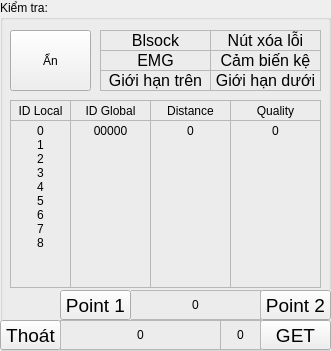
   <widget class="QGroupBox" name="gb_checkDevice">
    <property name="geometry">
     <rect>
      <x>10</x>
      <y>40</y>
      <width>331</width>
      <height>351</height>
     </rect>
    </property>
    <property name="autoFillBackground">
     <bool>true</bool>
    </property>
    <property name="title">
     <string>Kiểm tra:</string>
    </property>
    <property name="flat">
     <bool>false</bool>
    </property>
    <widget class="QLabel" name="lbc_blsock">
     <property name="geometry">
      <rect>
       <x>100</x>
       <y>30</y>
       <width>111</width>
       <height>21</height>
      </rect>
     </property>
     <property name="font">
      <font>
       <pointsize>12</pointsize>
      </font>
     </property>
     <property name="autoFillBackground">
      <bool>false</bool>
     </property>
     <property name="frameShape">
      <enum>QFrame::StyledPanel</enum>
     </property>
     <property name="lineWidth">
      <number>1</number>
     </property>
     <property name="midLineWidth">
      <number>0</number>
     </property>
     <property name="text">
      <string>Blsock</string>
     </property>
     <property name="scaledContents">
      <bool>false</bool>
     </property>
     <property name="alignment">
      <set>Qt::AlignCenter</set>
     </property>
     <property name="wordWrap">
      <bool>false</bool>
     </property>
     <property name="openExternalLinks">
      <bool>false</bool>
     </property>
    </widget>
    <widget class="QLabel" name="lbc_limit2">
     <property name="geometry">
      <rect>
       <x>100</x>
       <y>70</y>
       <width>111</width>
       <height>21</height>
      </rect>
     </property>
     <property name="font">
      <font>
       <pointsize>12</pointsize>
      </font>
     </property>
     <property name="autoFillBackground">
      <bool>false</bool>
     </property>
     <property name="frameShape">
      <enum>QFrame::StyledPanel</enum>
     </property>
     <property name="lineWidth">
      <number>1</number>
     </property>
     <property name="midLineWidth">
      <number>0</number>
     </property>
     <property name="text">
      <string>Giới hạn trên</string>
     </property>
     <property name="scaledContents">
      <bool>false</bool>
     </property>
     <property name="alignment">
      <set>Qt::AlignCenter</set>
     </property>
     <property name="wordWrap">
      <bool>false</bool>
     </property>
     <property name="openExternalLinks">
      <bool>false</bool>
     </property>
    </widget>
    <widget class="QLabel" name="lbc_limit1">
     <property name="geometry">
      <rect>
       <x>210</x>
       <y>70</y>
       <width>111</width>
       <height>21</height>
      </rect>
     </property>
     <property name="font">
      <font>
       <pointsize>12</pointsize>
      </font>
     </property>
     <property name="autoFillBackground">
      <bool>false</bool>
     </property>
     <property name="frameShape">
      <enum>QFrame::StyledPanel</enum>
     </property>
     <property name="lineWidth">
      <number>1</number>
     </property>
     <property name="midLineWidth">
      <number>0</number>
     </property>
     <property name="text">
      <string>Giới hạn dưới</string>
     </property>
     <property name="scaledContents">
      <bool>false</bool>
     </property>
     <property name="alignment">
      <set>Qt::AlignCenter</set>
     </property>
     <property name="wordWrap">
      <bool>false</bool>
     </property>
     <property name="openExternalLinks">
      <bool>false</bool>
     </property>
    </widget>
    <widget class="QLabel" name="lbc_liftSensor">
     <property name="geometry">
      <rect>
       <x>210</x>
       <y>50</y>
       <width>111</width>
       <height>21</height>
      </rect>
     </property>
     <property name="font">
      <font>
       <pointsize>12</pointsize>
      </font>
     </property>
     <property name="autoFillBackground">
      <bool>false</bool>
     </property>
     <property name="frameShape">
      <enum>QFrame::StyledPanel</enum>
     </property>
     <property name="lineWidth">
      <number>1</number>
     </property>
     <property name="midLineWidth">
      <number>0</number>
     </property>
     <property name="text">
      <string>Cảm biến kệ</string>
     </property>
     <property name="scaledContents">
      <bool>false</bool>
     </property>
     <property name="alignment">
      <set>Qt::AlignCenter</set>
     </property>
     <property name="wordWrap">
      <bool>false</bool>
     </property>
     <property name="openExternalLinks">
      <bool>false</bool>
     </property>
    </widget>
    <widget class="QLabel" name="lbc_emg">
     <property name="geometry">
      <rect>
       <x>100</x>
       <y>50</y>
       <width>111</width>
       <height>21</height>
      </rect>
     </property>
     <property name="font">
      <font>
       <pointsize>12</pointsize>
      </font>
     </property>
     <property name="autoFillBackground">
      <bool>false</bool>
     </property>
     <property name="frameShape">
      <enum>QFrame::StyledPanel</enum>
     </property>
     <property name="lineWidth">
      <number>1</number>
     </property>
     <property name="midLineWidth">
      <number>0</number>
     </property>
     <property name="text">
      <string>EMG</string>
     </property>
     <property name="scaledContents">
      <bool>false</bool>
     </property>
     <property name="alignment">
      <set>Qt::AlignCenter</set>
     </property>
     <property name="wordWrap">
      <bool>false</bool>
     </property>
     <property name="openExternalLinks">
      <bool>false</bool>
     </property>
    </widget>
    <widget class="QLabel" name="lbc_clear">
     <property name="geometry">
      <rect>
       <x>210</x>
       <y>30</y>
       <width>111</width>
       <height>21</height>
      </rect>
     </property>
     <property name="font">
      <font>
       <pointsize>12</pointsize>
      </font>
     </property>
     <property name="autoFillBackground">
      <bool>false</bool>
     </property>
     <property name="frameShape">
      <enum>QFrame::StyledPanel</enum>
     </property>
     <property name="lineWidth">
      <number>1</number>
     </property>
     <property name="midLineWidth">
      <number>0</number>
     </property>
     <property name="text">
      <string>Nút xóa lỗi</string>
     </property>
     <property name="scaledContents">
      <bool>false</bool>
     </property>
     <property name="alignment">
      <set>Qt::AlignCenter</set>
     </property>
     <property name="wordWrap">
      <bool>false</bool>
     </property>
     <property name="openExternalLinks">
      <bool>false</bool>
     </property>
    </widget>
    <widget class="QPushButton" name="bt_hideCheck">
     <property name="geometry">
      <rect>
       <x>10</x>
       <y>30</y>
       <width>81</width>
       <height>61</height>
      </rect>
     </property>
     <property name="text">
      <string>Ẩn</string>
     </property>
    </widget>
    <widget class="QLabel" name="lb_idLocal">
     <property name="geometry">
      <rect>
       <x>10</x>
       <y>100</y>
       <width>61</width>
       <height>21</height>
      </rect>
     </property>
     <property name="autoFillBackground">
      <bool>false</bool>
     </property>
     <property name="frameShape">
      <enum>QFrame::StyledPanel</enum>
     </property>
     <property name="text">
      <string>ID Local</string>
     </property>
     <property name="alignment">
      <set>Qt::AlignCenter</set>
     </property>
    </widget>
    <widget class="QLabel" name="lb_quality">
     <property name="geometry">
      <rect>
       <x>230</x>
       <y>100</y>
       <width>91</width>
       <height>21</height>
      </rect>
     </property>
     <property name="autoFillBackground">
      <bool>false</bool>
     </property>
     <property name="frameShape">
      <enum>QFrame::StyledPanel</enum>
     </property>
     <property name="text">
      <string>Quality</string>
     </property>
     <property name="alignment">
      <set>Qt::AlignCenter</set>
     </property>
    </widget>
    <widget class="QLabel" name="lb_idGlobal">
     <property name="geometry">
      <rect>
       <x>70</x>
       <y>100</y>
       <width>81</width>
       <height>21</height>
      </rect>
     </property>
     <property name="autoFillBackground">
      <bool>false</bool>
     </property>
     <property name="frameShape">
      <enum>QFrame::StyledPanel</enum>
     </property>
     <property name="text">
      <string>ID Global</string>
     </property>
     <property name="alignment">
      <set>Qt::AlignCenter</set>
     </property>
    </widget>
    <widget class="QLabel" name="lb_distance">
     <property name="geometry">
      <rect>
       <x>150</x>
       <y>100</y>
       <width>81</width>
       <height>21</height>
      </rect>
     </property>
     <property name="autoFillBackground">
      <bool>false</bool>
     </property>
     <property name="frameShape">
      <enum>QFrame::StyledPanel</enum>
     </property>
     <property name="text">
      <string>Distance</string>
     </property>
     <property name="alignment">
      <set>Qt::AlignCenter</set>
     </property>
    </widget>
    <widget class="QLabel" name="lbv_idLocal">
     <property name="geometry">
      <rect>
       <x>10</x>
       <y>120</y>
       <width>61</width>
       <height>168</height>
      </rect>
     </property>
     <property name="autoFillBackground">
      <bool>false</bool>
     </property>
     <property name="frameShape">
      <enum>QFrame::StyledPanel</enum>
     </property>
     <property name="text">
      <string>0
1
2
3
4
5
6
7
8</string>
     </property>
     <property name="alignment">
      <set>Qt::AlignHCenter|Qt::AlignTop</set>
     </property>
    </widget>
    <widget class="QLabel" name="lbv_idGlobal">
     <property name="geometry">
      <rect>
       <x>70</x>
       <y>120</y>
       <width>81</width>
       <height>168</height>
      </rect>
     </property>
     <property name="autoFillBackground">
      <bool>false</bool>
     </property>
     <property name="frameShape">
      <enum>QFrame::StyledPanel</enum>
     </property>
     <property name="text">
      <string>00000</string>
     </property>
     <property name="alignment">
      <set>Qt::AlignHCenter|Qt::AlignTop</set>
     </property>
    </widget>
    <widget class="QLabel" name="lbv_distance">
     <property name="geometry">
      <rect>
       <x>150</x>
       <y>120</y>
       <width>81</width>
       <height>168</height>
      </rect>
     </property>
     <property name="autoFillBackground">
      <bool>false</bool>
     </property>
     <property name="frameShape">
      <enum>QFrame::StyledPanel</enum>
     </property>
     <property name="text">
      <string>0</string>
     </property>
     <property name="alignment">
      <set>Qt::AlignHCenter|Qt::AlignTop</set>
     </property>
    </widget>
    <widget class="QLabel" name="lbv_quality">
     <property name="geometry">
      <rect>
       <x>230</x>
       <y>120</y>
       <width>91</width>
       <height>168</height>
      </rect>
     </property>
     <property name="autoFillBackground">
      <bool>false</bool>
     </property>
     <property name="frameShape">
      <enum>QFrame::StyledPanel</enum>
     </property>
     <property name="text">
      <string>0</string>
     </property>
     <property name="alignment">
      <set>Qt::AlignHCenter|Qt::AlignTop</set>
     </property>
    </widget>
    <widget class="QPushButton" name="bt_exit">
     <property name="geometry">
      <rect>
       <x>0</x>
       <y>320</y>
       <width>61</width>
       <height>30</height>
      </rect>
     </property>
     <property name="font">
      <font>
       <family>Ubuntu</family>
       <pointsize>14</pointsize>
       <weight>50</weight>
       <bold>false</bold>
      </font>
     </property>
     <property name="focusPolicy">
      <enum>Qt::ClickFocus</enum>
     </property>
     <property name="autoFillBackground">
      <bool>true</bool>
     </property>
     <property name="text">
      <string>Thoát</string>
     </property>
    </widget>
    <widget class="QPushButton" name="bt_disPoint2">
     <property name="geometry">
      <rect>
       <x>260</x>
       <y>290</y>
       <width>71</width>
       <height>30</height>
      </rect>
     </property>
     <property name="font">
      <font>
       <family>Ubuntu</family>
       <pointsize>14</pointsize>
       <weight>50</weight>
       <bold>false</bold>
      </font>
     </property>
     <property name="focusPolicy">
      <enum>Qt::ClickFocus</enum>
     </property>
     <property name="autoFillBackground">
      <bool>true</bool>
     </property>
     <property name="text">
      <string>Point 2</string>
     </property>
    </widget>
    <widget class="QLabel" name="lbv_deltaDistance">
     <property name="geometry">
      <rect>
       <x>130</x>
       <y>290</y>
       <width>131</width>
       <height>30</height>
      </rect>
     </property>
     <property name="autoFillBackground">
      <bool>false</bool>
     </property>
     <property name="frameShape">
      <enum>QFrame::StyledPanel</enum>
     </property>
     <property name="text">
      <string>0</string>
     </property>
     <property name="alignment">
      <set>Qt::AlignCenter</set>
     </property>
    </widget>
    <widget class="QPushButton" name="bt_disPoint1">
     <property name="geometry">
      <rect>
       <x>60</x>
       <y>290</y>
       <width>71</width>
       <height>30</height>
      </rect>
     </property>
     <property name="font">
      <font>
       <family>Ubuntu</family>
       <pointsize>14</pointsize>
       <weight>50</weight>
       <bold>false</bold>
      </font>
     </property>
     <property name="focusPolicy">
      <enum>Qt::ClickFocus</enum>
     </property>
     <property name="autoFillBackground">
      <bool>true</bool>
     </property>
     <property name="text">
      <string>Point 1</string>
     </property>
    </widget>
    <widget class="QPushButton" name="bt_point">
     <property name="geometry">
      <rect>
       <x>260</x>
       <y>320</y>
       <width>71</width>
       <height>30</height>
      </rect>
     </property>
     <property name="font">
      <font>
       <family>Ubuntu</family>
       <pointsize>14</pointsize>
       <weight>50</weight>
       <bold>false</bold>
      </font>
     </property>
     <property name="focusPolicy">
      <enum>Qt::ClickFocus</enum>
     </property>
     <property name="autoFillBackground">
      <bool>true</bool>
     </property>
     <property name="text">
      <string>GET</string>
     </property>
    </widget>
    <widget class="QLabel" name="lbv_time">
     <property name="geometry">
      <rect>
       <x>220</x>
       <y>320</y>
       <width>41</width>
       <height>30</height>
      </rect>
     </property>
     <property name="autoFillBackground">
      <bool>false</bool>
     </property>
     <property name="frameShape">
      <enum>QFrame::StyledPanel</enum>
     </property>
     <property name="text">
      <string>0</string>
     </property>
     <property name="alignment">
      <set>Qt::AlignCenter</set>
     </property>
    </widget>
    <widget class="QLabel" name="lbv_point">
     <property name="geometry">
      <rect>
       <x>60</x>
       <y>320</y>
       <width>161</width>
       <height>30</height>
      </rect>
     </property>
     <property name="autoFillBackground">
      <bool>false</bool>
     </property>
     <property name="frameShape">
      <enum>QFrame::StyledPanel</enum>
     </property>
     <property name="text">
      <string>0</string>
     </property>
     <property name="alignment">
      <set>Qt::AlignCenter</set>
     </property>
    </widget>
   </widget>
